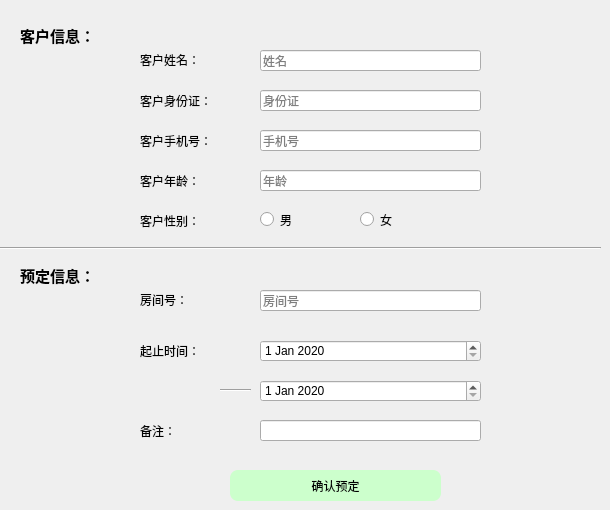
      <widget class="QWidget" name="page_8">
       <widget class="Line" name="line_7">
        <property name="geometry">
         <rect>
          <x>0</x>
          <y>240</y>
          <width>601</width>
          <height>16</height>
         </rect>
        </property>
        <property name="orientation">
         <enum>Qt::Horizontal</enum>
        </property>
       </widget>
       <widget class="QLabel" name="label_7">
        <property name="geometry">
         <rect>
          <x>20</x>
          <y>20</y>
          <width>91</width>
          <height>31</height>
         </rect>
        </property>
        <property name="font">
         <font>
          <family>FontAwesome</family>
          <pointsize>11</pointsize>
          <weight>75</weight>
          <bold>true</bold>
         </font>
        </property>
        <property name="text">
         <string>客户信息：</string>
        </property>
       </widget>
       <widget class="QLabel" name="label_8">
        <property name="geometry">
         <rect>
          <x>20</x>
          <y>260</y>
          <width>91</width>
          <height>31</height>
         </rect>
        </property>
        <property name="font">
         <font>
          <family>FontAwesome</family>
          <pointsize>11</pointsize>
          <weight>75</weight>
          <bold>true</bold>
         </font>
        </property>
        <property name="text">
         <string>预定信息：</string>
        </property>
       </widget>
       <widget class="QLineEdit" name="cname_booking">
        <property name="geometry">
         <rect>
          <x>260</x>
          <y>50</y>
          <width>221</width>
          <height>21</height>
         </rect>
        </property>
        <property name="placeholderText">
         <string>姓名</string>
        </property>
       </widget>
       <widget class="QLabel" name="label_20">
        <property name="geometry">
         <rect>
          <x>140</x>
          <y>120</y>
          <width>101</width>
          <height>41</height>
         </rect>
        </property>
        <property name="styleSheet">
         <string notr="true">font: 9pt &quot;FontAwesome&quot;;</string>
        </property>
        <property name="text">
         <string>客户手机号：</string>
        </property>
       </widget>
       <widget class="QLineEdit" name="cphone_booking">
        <property name="geometry">
         <rect>
          <x>260</x>
          <y>130</y>
          <width>221</width>
          <height>21</height>
         </rect>
        </property>
        <property name="placeholderText">
         <string>手机号</string>
        </property>
       </widget>
       <widget class="QLabel" name="label_28">
        <property name="geometry">
         <rect>
          <x>140</x>
          <y>40</y>
          <width>101</width>
          <height>40</height>
         </rect>
        </property>
        <property name="styleSheet">
         <string notr="true">font: 9pt &quot;FontAwesome&quot;;</string>
        </property>
        <property name="text">
         <string>客户姓名：</string>
        </property>
       </widget>
       <widget class="QLabel" name="label_31">
        <property name="geometry">
         <rect>
          <x>140</x>
          <y>80</y>
          <width>101</width>
          <height>41</height>
         </rect>
        </property>
        <property name="styleSheet">
         <string notr="true">font: 9pt &quot;FontAwesome&quot;;</string>
        </property>
        <property name="text">
         <string>客户身份证：</string>
        </property>
       </widget>
       <widget class="QLineEdit" name="cid_booking">
        <property name="geometry">
         <rect>
          <x>260</x>
          <y>90</y>
          <width>221</width>
          <height>21</height>
         </rect>
        </property>
        <property name="placeholderText">
         <string>身份证</string>
        </property>
       </widget>
       <widget class="QLabel" name="label_32">
        <property name="geometry">
         <rect>
          <x>140</x>
          <y>160</y>
          <width>101</width>
          <height>41</height>
         </rect>
        </property>
        <property name="styleSheet">
         <string notr="true">font: 9pt &quot;FontAwesome&quot;;</string>
        </property>
        <property name="text">
         <string>客户年龄：</string>
        </property>
       </widget>
       <widget class="QLabel" name="label_33">
        <property name="geometry">
         <rect>
          <x>140</x>
          <y>200</y>
          <width>101</width>
          <height>41</height>
         </rect>
        </property>
        <property name="styleSheet">
         <string notr="true">font: 9pt &quot;FontAwesome&quot;;</string>
        </property>
        <property name="text">
         <string>客户性别：</string>
        </property>
       </widget>
       <widget class="QLineEdit" name="cage_booking">
        <property name="geometry">
         <rect>
          <x>260</x>
          <y>170</y>
          <width>221</width>
          <height>21</height>
         </rect>
        </property>
        <property name="placeholderText">
         <string>年龄</string>
        </property>
       </widget>
       <widget class="QLineEdit" name="crid_booking">
        <property name="geometry">
         <rect>
          <x>260</x>
          <y>290</y>
          <width>221</width>
          <height>21</height>
         </rect>
        </property>
        <property name="text">
         <string/>
        </property>
        <property name="placeholderText">
         <string>房间号</string>
        </property>
       </widget>
       <widget class="QLabel" name="label_34">
        <property name="geometry">
         <rect>
          <x>140</x>
          <y>280</y>
          <width>101</width>
          <height>40</height>
         </rect>
        </property>
        <property name="styleSheet">
         <string notr="true">font: 9pt &quot;FontAwesome&quot;;</string>
        </property>
        <property name="text">
         <string>房间号：</string>
        </property>
       </widget>
       <widget class="QDateEdit" name="starttime_booking">
        <property name="geometry">
         <rect>
          <x>260</x>
          <y>340</y>
          <width>221</width>
          <height>22</height>
         </rect>
        </property>
        <property name="dateTime">
         <datetime>
          <hour>0</hour>
          <minute>0</minute>
          <second>0</second>
          <year>2020</year>
          <month>1</month>
          <day>1</day>
         </datetime>
        </property>
       </widget>
       <widget class="QLabel" name="label_35">
        <property name="geometry">
         <rect>
          <x>140</x>
          <y>330</y>
          <width>101</width>
          <height>41</height>
         </rect>
        </property>
        <property name="styleSheet">
         <string notr="true">font: 9pt &quot;FontAwesome&quot;;</string>
        </property>
        <property name="text">
         <string>起止时间：</string>
        </property>
       </widget>
       <widget class="QDateEdit" name="endtime_booking">
        <property name="geometry">
         <rect>
          <x>260</x>
          <y>380</y>
          <width>221</width>
          <height>22</height>
         </rect>
        </property>
        <property name="dateTime">
         <datetime>
          <hour>0</hour>
          <minute>0</minute>
          <second>0</second>
          <year>2020</year>
          <month>1</month>
          <day>1</day>
         </datetime>
        </property>
       </widget>
       <widget class="Line" name="line_8">
        <property name="geometry">
         <rect>
          <x>220</x>
          <y>380</y>
          <width>31</width>
          <height>20</height>
         </rect>
        </property>
        <property name="orientation">
         <enum>Qt::Horizontal</enum>
        </property>
       </widget>
       <widget class="QLabel" name="label_36">
        <property name="geometry">
         <rect>
          <x>140</x>
          <y>410</y>
          <width>101</width>
          <height>41</height>
         </rect>
        </property>
        <property name="styleSheet">
         <string notr="true">font: 9pt &quot;FontAwesome&quot;;</string>
        </property>
        <property name="text">
         <string>备注：</string>
        </property>
       </widget>
       <widget class="QLineEdit" name="remark_booking">
        <property name="geometry">
         <rect>
          <x>260</x>
          <y>420</y>
          <width>221</width>
          <height>21</height>
         </rect>
        </property>
        <property name="text">
         <string/>
        </property>
        <property name="placeholderText">
         <string/>
        </property>
       </widget>
       <widget class="QPushButton" name="commitBookingClient">
        <property name="geometry">
         <rect>
          <x>230</x>
          <y>470</y>
          <width>211</width>
          <height>31</height>
         </rect>
        </property>
        <property name="styleSheet">
         <string notr="true">#commitBookingClient{background:#CCFFCC;
border-radius:8px}
#commitBookingClient:hover
{
background:#CCFF99
}</string>
        </property>
        <property name="text">
         <string>确认预定</string>
        </property>
       </widget>
       <widget class="QRadioButton" name="male_booking">
        <property name="geometry">
         <rect>
          <x>260</x>
          <y>210</y>
          <width>81</width>
          <height>19</height>
         </rect>
        </property>
        <property name="text">
         <string>男</string>
        </property>
       </widget>
       <widget class="QRadioButton" name="female_booking">
        <property name="geometry">
         <rect>
          <x>360</x>
          <y>210</y>
          <width>115</width>
          <height>19</height>
         </rect>
        </property>
        <property name="text">
         <string>女</string>
        </property>
       </widget>
      </widget>
